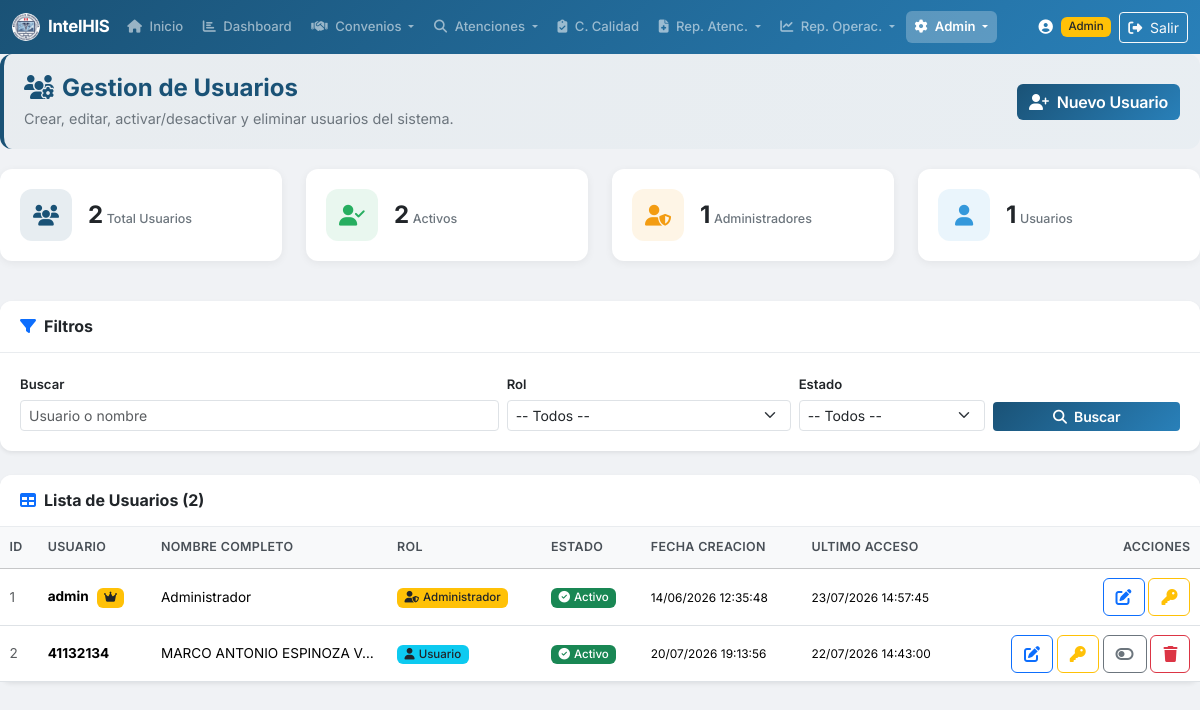
/usuarios.php (signed in), run on an earlier commit of the app's database.
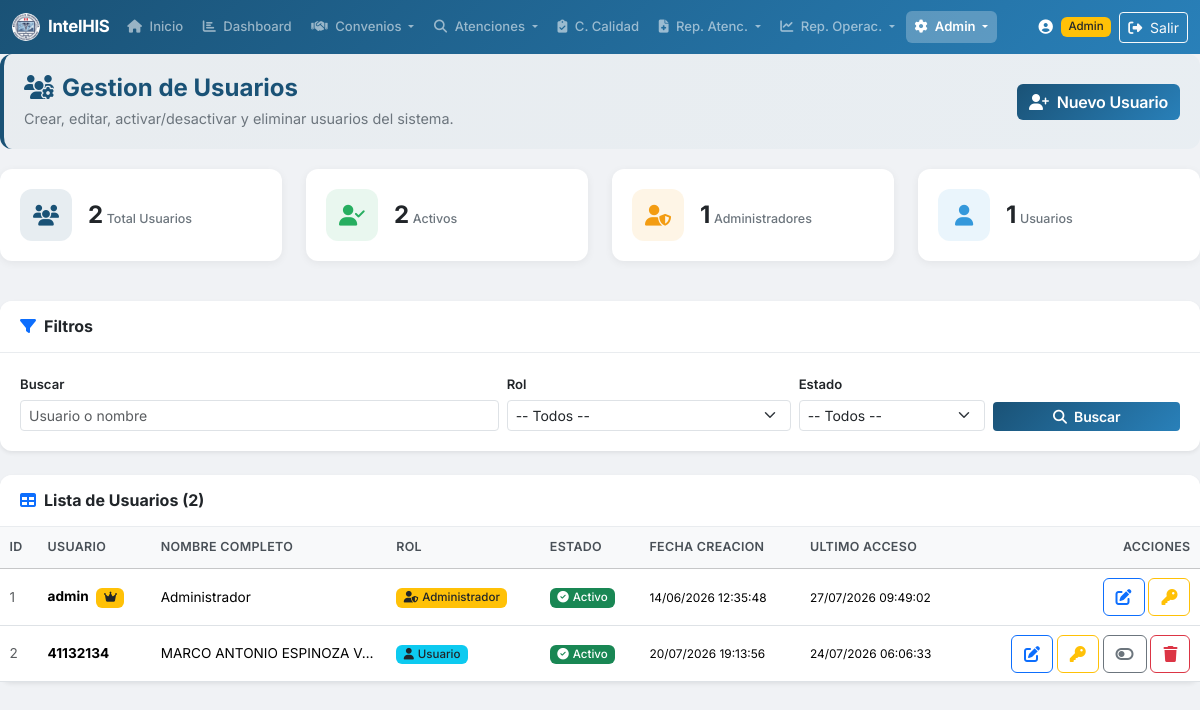
And on a later commit of the database.
### tables this page shows
CREATE TABLE `USUARIOS` (
  `id_usuario` int(11) NOT NULL,
  `usuario` varchar(50) NOT NULL,
  `password` varchar(255) NOT NULL,
  `nombre_completo` varchar(150) DEFAULT NULL,
  `rol` varchar(20) NOT NULL DEFAULT 'usuario' COMMENT 'admin o usuario',
  `estado` tinyint(1) NOT NULL DEFAULT 1,
  `fecha_creacion` datetime DEFAULT current_timestamp(),
  `ultimo_acceso` datetime DEFAULT NULL
);

### includes/functions.php (called while the page is built, shortened)
<?php
function clean($str) {
    return htmlspecialchars($str ?? '', ENT_QUOTES, 'UTF-8');
}
function formatDateTime($datetime) {
    $ts = strtotime($datetime);
    return $ts ? date('d/m/Y H:i:s', $ts) : $datetime;
}

### usuarios.php (the view, shortened to what the changed rows need)
<?php
require_once 'includes/functions.php';
$pdo = getDBConnection();
$where = "1=1";
$params = [];
$porPagina = 20;
$pagina = max(1, intval($_GET['pagina'] ?? 1));
$offset = ($pagina - 1) * $porPagina;
$dataSql = "SELECT id_usuario, usuario, nombre_completo, rol, estado, fecha_creacion, ultimo_acceso FROM USUARIOS WHERE {$where} ORDER BY id_usuario ASC LIMIT {$porPagina} OFFSET {$offset}";
$dataStmt = $pdo->prepare($dataSql);
$dataStmt->execute($params);
$usuarios = $dataStmt->fetchAll();
include 'includes/header.php';
?>
<div class="card shadow-sm">
    <div class="card-body p-0">
        <?php if (empty($usuarios)): ?>
            <div class="empty-state">
                <i class="fas fa-user-slash"></i>
                <h5>Sin usuarios</h5>
                <p>No se encontraron usuarios con los filtros seleccionados.</p>
            </div>
        <?php else: ?>
            <div class="table-responsive">
                <table class="table table-hover table-sm mb-0">
                    <thead class="table-light">
                        <tr>
                            <th>ID</th>
                            <th>Usuario</th>
                            <th>Nombre Completo</th>
                            <th>Rol</th>
                            <th>Estado</th>
                            <th>Fecha Creacion</th>
                            <th>Ultimo Acceso</th>
                            <th class="text-end">Acciones</th>
                        </tr>
                    </thead>
                    <tbody>
                        <?php foreach ($usuarios as $u): ?>
                        <tr>
                            <td class="text-muted"><?= (int)$u['id_usuario'] ?></td>
                            <td>
                                <strong><?= clean($u['usuario']) ?></strong>
                                <?php if ((int)$u['id_usuario'] === 1): ?>
                                    <span class="badge bg-warning text-dark ms-1" title="Administrador principal"><i class="fas fa-crown"></i></span>
                                <?php endif; ?>
                            </td>
                            <td><?= clean($u['nombre_completo']) ?></td>
                            <td>
                                <?php if ($u['rol'] === 'admin'): ?>
                                    <span class="badge bg-warning text-dark"><i class="fas fa-user-shield me-1"></i>Administrador</span>
                                <?php else: ?>
                                    <span class="badge bg-info text-dark"><i class="fas fa-user me-1"></i>Usuario</span>
                                <?php endif; ?>
                            </td>
                            <td>
                                <?php if ((int)$u['estado'] === 1): ?>
                                    <span class="badge bg-success"><i class="fas fa-check-circle me-1"></i>Activo</span>
                                <?php else: ?>
                                    <span class="badge bg-danger"><i class="fas fa-times-circle me-1"></i>Inactivo</span>
                                <?php endif; ?>
                            </td>
                            <td><small><?= formatDateTime($u['fecha_creacion']) ?></small></td>
                            <td><small><?= $u['ultimo_acceso'] ? formatDateTime($u['ultimo_acceso']) : '<span class="text-muted">Nunca</span>' ?></small></td>
                            <td class="text-end">
                                <button type="button" class="btn btn-xs btn-outline-primary"
                                        onclick='editarUsuario(<?= json_encode([
                                            "id_usuario" => (int)$u["id_usuario"],
                                            "usuario" => $u["usuario"],
                                            "nombre_completo" => $u["nombre_completo"],
                                            "rol" => $u["rol"],
                                            "estado" => (int)$u["estado"],
                                        ], JSON_HEX_TAG | JSON_HEX_AMP | JSON_HEX_APOS | JSON_HEX_QUOT) ?>)'>
                                    <i class="fas fa-edit" title="Editar"></i>
                                </button>
                                <button type="button" class="btn btn-xs btn-outline-warning"
                                        onclick='resetearClave(<?= (int)$u["id_usuario"] ?>, <?= json_encode($u["usuario"], JSON_HEX_TAG | JSON_HEX_AMP | JSON_HEX_APOS | JSON_HEX_QUOT) ?>)'>
                                    <i class="fas fa-key" title="Resetear clave"></i>
                                </button>
                                <?php if ((int)$u['id_usuario'] !== 1): ?>
                                <form method="POST" action="usuarios.php" class="d-inline" onsubmit="return confirm('¿Cambiar el estado de este usuario?');">
                                    <button type="submit" class="btn btn-xs btn-outline-<?= (int)$u['estado'] === 1 ? 'secondary' : 'success' ?>">
                                        <i class="fas fa-<?= (int)$u['estado'] === 1 ? 'toggle-off' : 'toggle-on' ?>" title="<?= (int)$u['estado'] === 1 ? 'Desactivar' : 'Activar' ?>"></i>
                                    </button>
                                </form>
                                <?php if ((int)$u['id_usuario'] !== (int)($_SESSION['usuario_id'] ?? 0)): ?>
                                <form method="POST" action="usuarios.php" class="d-inline" onsubmit="return confirm('¿ELIMINAR este usuario? Esta accion no se puede deshacer.');">
                                    <button type="submit" class="btn btn-xs btn-outline-danger">
                                        <i class="fas fa-trash" title="Eliminar"></i>
                                    </button>
                                </form>
                                <?php endif; ?>
                                <?php endif; ?>
                            </td>
                        </tr>
                        <?php endforeach; ?>
                    </tbody>
                </table>
            </div>
        <?php endif; ?>
    </div>
</div>
<?php include 'includes/footer.php'; ?>

What changed in the data, as far as the page shows it:
changed usuarios "admin": ultimo_acceso "23/07/2026 14:57:45" → "27/07/2026 09:49:02"
changed usuarios "MARCO ANTONIO ESPINOZA V…": ultimo_acceso "22/07/2026 14:43:00" → "24/07/2026 06:06:33"
